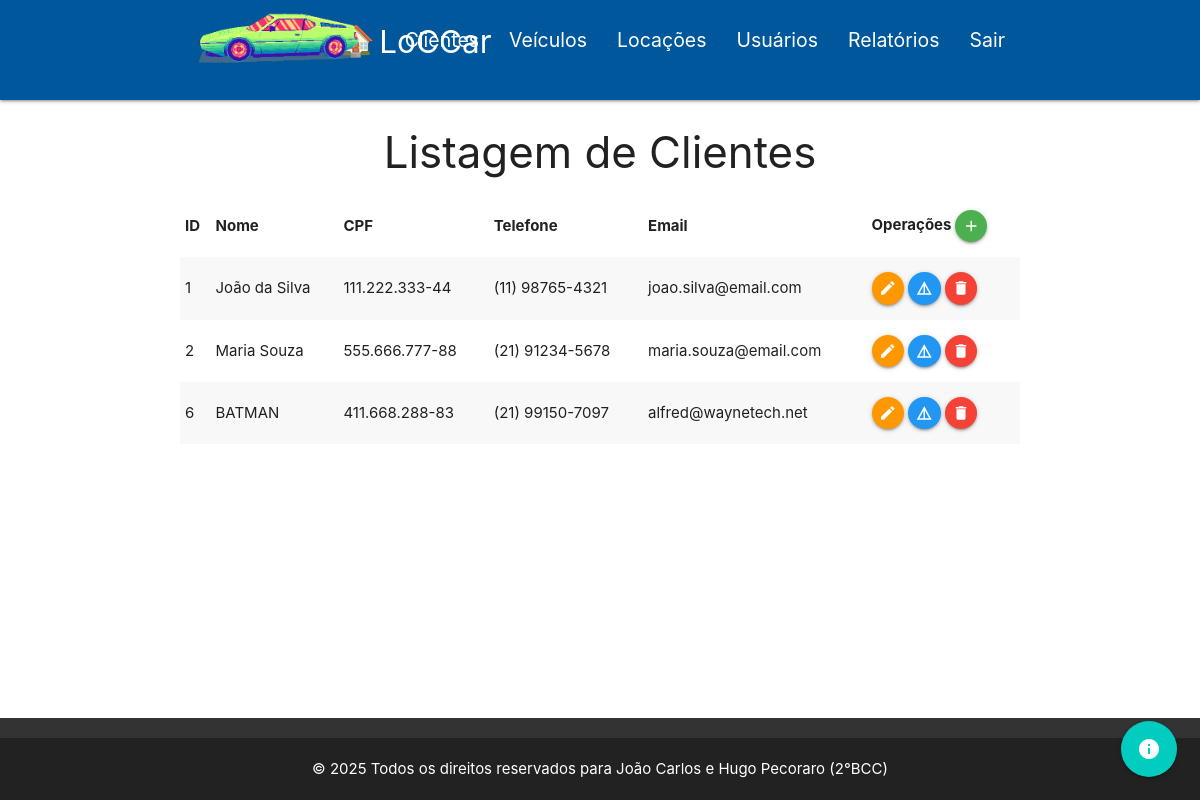
/VIEW/cliente/lstCliente.php (signed in), run on an earlier commit of the app's database.
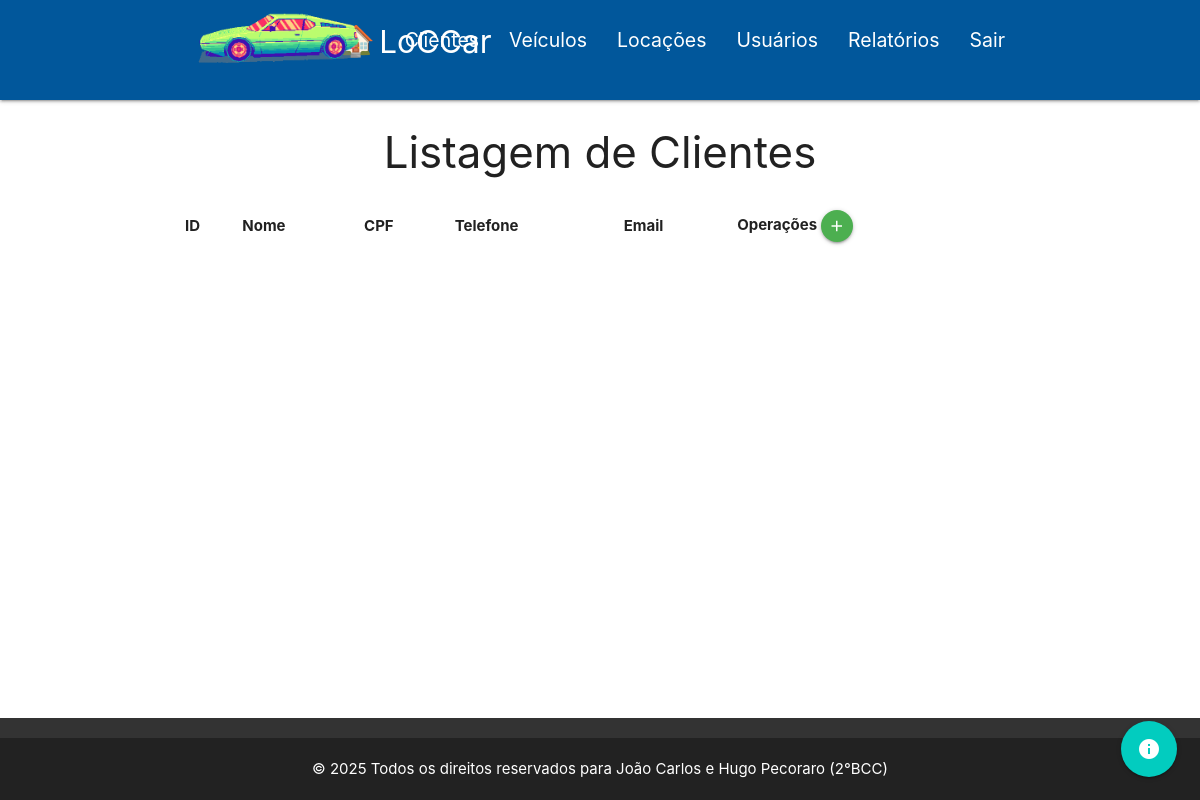
And on a later commit of the database.
### tables this page shows
CREATE TABLE `cliente` (
  `id` int(11) NOT NULL,
  `nome` varchar(100) NOT NULL,
  `cpf` varchar(14) NOT NULL,
  `telefone` varchar(15) NOT NULL,
  `email` varchar(100) NOT NULL
);

### DAL/cliente.php (called while the page is built, shortened)
<?php
include_once $_SERVER['DOCUMENT_ROOT'] . '/locadora_carros/MODEL/cliente.php';
include_once $_SERVER['DOCUMENT_ROOT'] . '/locadora_carros/DAL/conexao.php';
class ClienteDAL {
    public function Select() {
        $sql = "SELECT * FROM cliente;";
        $con = Conexao::conectar();
        $registros = $con->query($sql);
        $lstClientes = [];
        foreach ($registros as $linha) {
            $cliente = new \MODEL\Cliente();
            $cliente->setId($linha['id']);
            $cliente->setNome($linha['nome']);
            $cliente->setCpf($linha['cpf']);
            $cliente->setTelefone($linha['telefone']);
            $cliente->setEmail($linha['email']);
            $lstClientes[] = $cliente;
        }
        return $lstClientes;
    }
}
?>

### DAL/conexao.php (called while the page is built, shortened)
<?php
class Conexao {
    private static $dbNome = 'locadora_carros';
    private static $dbHost = 'localhost';
    private static $dbUsuario = 'root';
    private static $dbSenha = '';
    private static $cont = null;
    public static function conectar() {
        if (self::$cont == null) {
            try {
                self::$cont = new PDO("mysql:host=" . self::$dbHost . ";dbname=" . self::$dbNome, self::$dbUsuario, self::$dbSenha);
            } catch (\PDOException $exception) {
                die($exception->getMessage());
            }
        }
        return self::$cont;
    }
    public static function desconectar() {
        self::$cont = null;
        return self::$cont;
    }
}
?>

### MODEL/cliente.php (called while the page is built, shortened)
<?php
class Cliente {
    private ?int $id;
    private ?string $nome;
    private ?string $cpf;
    private ?string $telefone;
    private ?string $email;
    public function getId(): ?int {
        return $this->id;
    }
    public function setId(int $id) {
        $this->id = $id;
    }
    public function getNome(): ?string {
        return $this->nome;
    }
    public function setNome(string $nome) {
        $this->nome = $nome;
    }
    public function getCpf(): ?string {
        return $this->cpf;
    }
    public function setCpf(string $cpf) {
        $this->cpf = $cpf;
    }
    public function getTelefone(): ?string {
        return $this->telefone;
    }
    public function setTelefone(string $telefone) {
        $this->telefone = $telefone;
    }
    public function getEmail(): ?string {
        return $this->email;
    }
    public function setEmail(string $email) {
        $this->email = $email;
    }
}
?>

### VIEW/cliente/lstCliente.php (the view, shortened to what this page needs)
<?php
include_once $_SERVER['DOCUMENT_ROOT'] . '/locadora_carros/DAL/cliente.php';
include_once $_SERVER['DOCUMENT_ROOT'] . '/locadora_carros/VIEW/menus/menu.php';
$dalCliente = new \DAL\ClienteDAL();
$lstClientes = $dalCliente->Select();
?>
<div class="container">
    <h3 class="center-align">Listagem de Clientes</h3>
    <table class="striped responsive-table">
        <thead>
            <tr>
                <th>ID</th>
                <th>Nome</th>
                <th>CPF</th>
                <th>Telefone</th>
                <th>Email</th>
                <th>Operações
                    <a class="btn-floating btn-small waves-effect waves-light green" onclick="JavaScript:location.href='frmInsCliente.php'">
                        <i class="material-icons">add</i>
                    </a>
                </th>
            </tr>
        </thead>
        <tbody>
            <?php foreach ($lstClientes as $cliente) { ?>
                <tr>
                    <td><?php echo $cliente->getId(); ?></td>
                    <td><?php echo $cliente->getNome(); ?></td>
                    <td><?php echo $cliente->getCpf(); ?></td>
                    <td><?php echo $cliente->getTelefone(); ?></td>
                    <td><?php echo $cliente->getEmail(); ?></td>
                    <td>
                        <a class="btn-floating btn-small waves-effect waves-light orange" onclick="JavaScript:location.href='frmEdtCliente.php?id=<?php echo $cliente->getId(); ?>'">
                            <i class="material-icons">edit</i>
                        </a>
                        <a class="btn-floating btn-small waves-effect waves-light blue" onclick="JavaScript:location.href='frmDetCliente.php?id=<?php echo $cliente->getId(); ?>'">
                            <i class="material-icons">details</i>
                        </a>
                        <a class="btn-floating btn-small waves-effect waves-light red" onclick="remover(<?php echo $cliente->getId(); ?>)">
                            <i class="material-icons">delete</i>
                        </a>
                    </td>
                </tr>
            <?php } ?>
        </tbody>
    </table>
</div>
<?php include_once $_SERVER['DOCUMENT_ROOT'] . '/locadora_carros/VIEW/menus/footer.php'; ?>

What changed in the data, as far as the page shows it:
removed cliente: id "1", nome "João da Silva", cpf "111.222.333-44", telefone "(11) 98765-4321", email "joao.silva@email.com"
removed cliente: id "2", nome "Maria Souza", cpf "555.666.777-88", telefone "(21) 91234-5678", email "maria.souza@email.com"
removed cliente: id "6", nome "BATMAN", cpf "411.668.288-83", telefone "(21) 99150-7097", email "alfred@waynetech.net"
